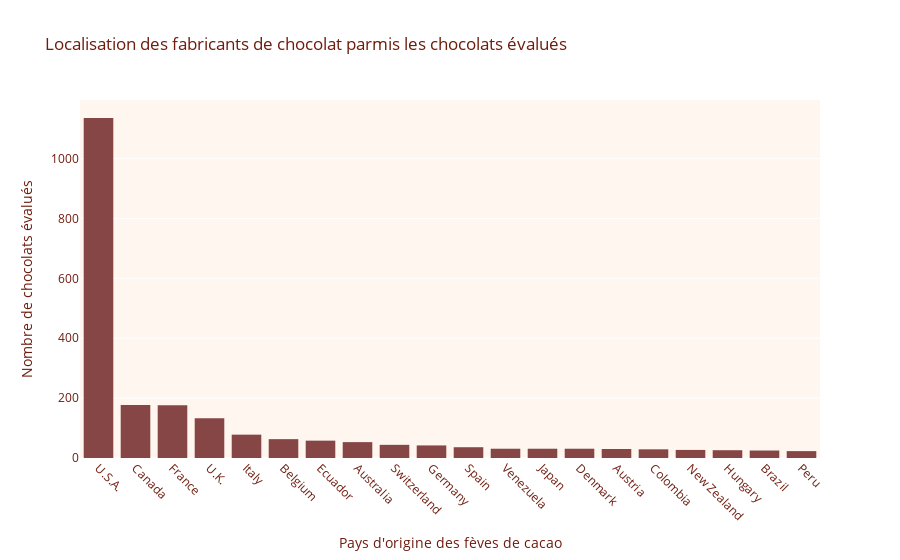

This figure's notebook cell:
### Markdown cell above
### Où sont localisés les fabricants de chocolat ?

### Code cell
databis = df.copy()
databis['company_location'] = databis['company_location'].apply(lambda x: x if databis['company_location'].value_counts()[x] > 20 else 'Blend')

fig = px.histogram(databis[databis['company_location'] != 'Blend'], x='company_location', 
                   color_discrete_sequence=palette, title="Localisation des fabricants de chocolat parmis les chocolats évalués")
fig.update_xaxes(categoryorder='total descending', tickangle=45)
fig.update_layout(xaxis_title='Pays d\'origine des fèves de cacao', yaxis_title='Nombre de chocolats évalués')
fig.update_layout(plot_bgcolor=background_color, font_color=text_color)
fig.update_traces(marker=dict(color=palette[0]))
fig.show()

### Figure 1 — Plotly figure (JSON) as saved in the notebook; plotly's stock layout.template omitted (floating-point values rounded to 4 significant figures; data arrays with more than 128 entries replaced by an {"elided": "..."} marker saying what was removed)
{"data": [{"alignmentgroup": "True", "bingroup": "x", "hovertemplate": "company_location=%{x}<br>count=%{y}<extra></extra>", "legendgroup": "", "marker": {"color": "#874646", "pattern": {"shape": ""}}, "name": "", "offsetgroup": "", "orientation": "v", "showlegend": false, "type": "histogram", "x": {"elided": "2249 str values"}, "xaxis": "x", "yaxis": "y"}], "layout": {"barmode": "relative", "font": {"color": "#6f1c0e"}, "legend": {"tracegroupgap": 0}, "plot_bgcolor": "#fff7ef", "title": {"text": "Localisation des fabricants de chocolat parmis les chocolats évalués"}, "xaxis": {"anchor": "y", "categoryorder": "total descending", "domain": [0, 1], "tickangle": 45, "title": {"text": "Pays d'origine des fèves de cacao"}}, "yaxis": {"anchor": "x", "domain": [0, 1], "title": {"text": "Nombre de chocolats évalués"}}}}
